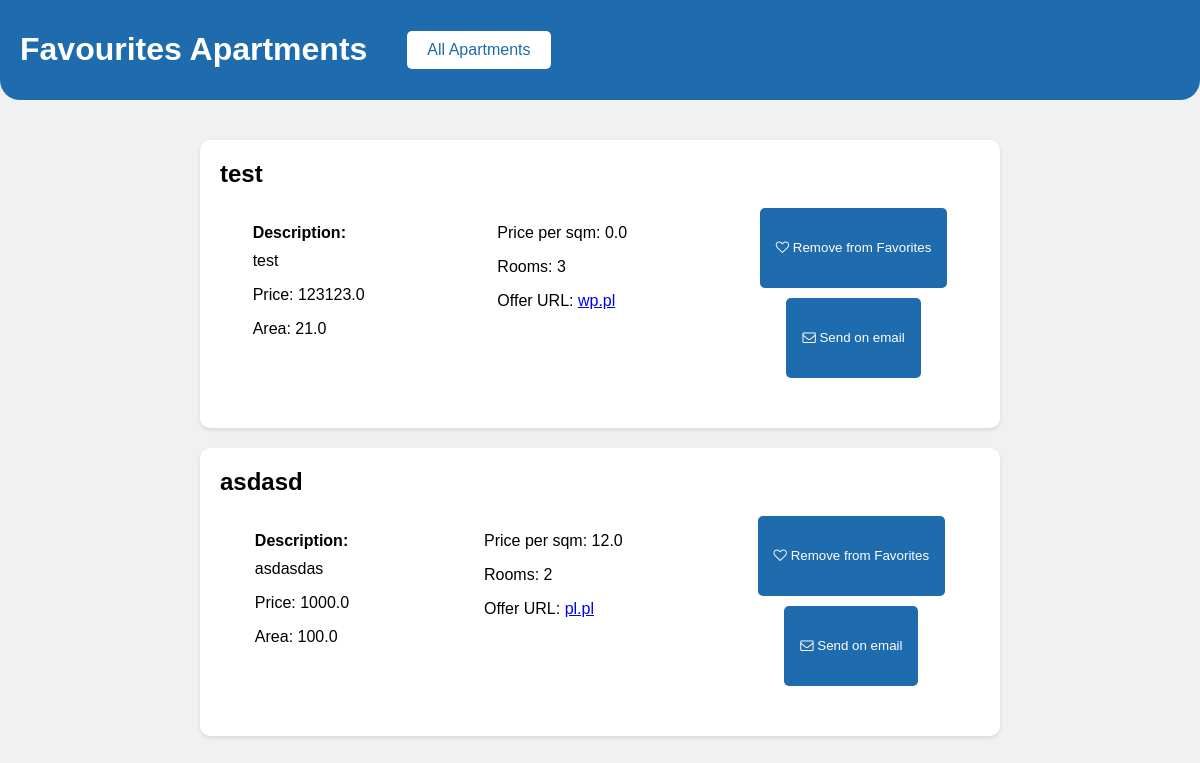
/favourites/, run on an earlier commit of the app's database.
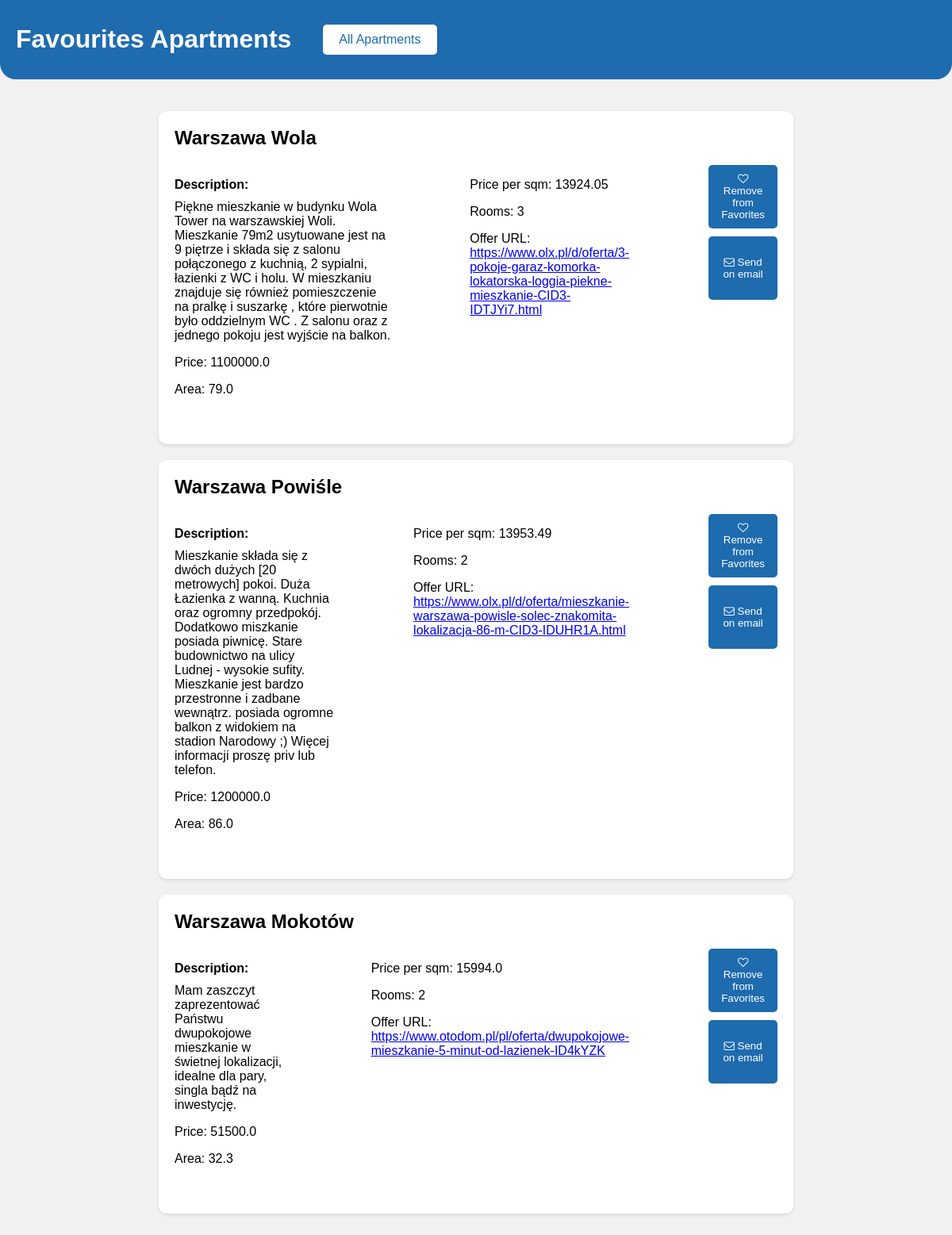
And on a later commit of the database.
### apartments/models.py (models this page shows, shortened)
class FavoriteApartment(models.Model):
    apartament = models.ForeignKey(
        Apartment, to_field="apartament_id", on_delete=models.CASCADE)

class Apartment(models.Model):
    apartament_id = models.TextField(default="", unique=True)
    place = models.TextField(default="")
    description = models.TextField(default="")
    price = models.FloatField(default=0.0)
    area = models.FloatField(default=0.0)
    price_per_m = models.FloatField(default=0.0)
    rooms = models.TextField(default="")
    offer_url = models.TextField(default="")

### apartments/views.py (the view)
# urls.py: path('favourites/', views.favourites_view, name='favourites'),
def favourites_view(request):
    favourite_apartments = FavoriteApartment.objects.select_related('apartament')
    return render(request, "apartments/favourites.html", {
        "favourite_apartments": favourite_apartments
    })

### apartments/templates/apartments/favourites.html (shortened to what this page needs)
<!DOCTYPE html>
<html>
<head>
    <link rel="stylesheet" href="https://cdnjs.cloudflare.com/ajax/libs/font-awesome/4.7.0/css/font-awesome.min.css">
</head>
<body>
    <div class="header">
        <h1>Favourites Apartments</h1>
        <div class="navigation">
            <a href="{% url '' %}">All Apartments</a>
        </div>
    </div>
    <div class="container">
        {% if favourite_apartments %}
            {% for favourite_apartment in favourite_apartments %}
            <div class="apartment">
                <h2>{{ favourite_apartment.apartament.place }}</h2>
                <div class="card-container">
                    <div>
                        <span><p class="property">Description:</p> {{ favourite_apartment.apartament.description }}</span>
                        <p>Price: {{ favourite_apartment.apartament.price }}</p>
                        <p>Area: {{ favourite_apartment.apartament.area }}</p>
                    </div>
                    <div>
                        <p>Price per sqm: {{ favourite_apartment.apartament.price_per_m }}</p>
                        <p>Rooms: {{ favourite_apartment.apartament.rooms }}</p>
                        <p>Offer URL: <a href="{{ favourite_apartment.apartament.offer_url }}">{{ favourite_apartment.apartament.offer_url }}</a></p>
                    </div>
                    <div class="button-container">
                        <button class="action-btn" onclick="removeFromFavorites('{{ favourite_apartment.id }}')">
                            <span class="fa fa-heart-o">
                            </span>
                            <span>
                                Remove from Favorites
                            </span>
                        </button>
                        <button class="action-btn" onclick="sendEmail('{{ favourite_apartment.id }}')">
                            <span class="fa fa-envelope-o"></span>
                            <span>Send on email</span>
                        </button>
                    </div>
                </div>
            </div>
            {% endfor %}
        {% else %}
            <p>No favourite apartments found.</p>
        {% endif %}
    </div>
</body>
</html>

What changed in the data, as far as the page shows it:
changed through a linked row, FavoriteApartment: apartament.place "test" → "Warszawa Wola"; apartament.description "test" → "Piękne mieszkanie w budynku Wola Tower na warszawskiej Woli. Mieszkanie 79m2 usytuowane jest na 9 piętrze i składa się z salonu połączonego z kuchnią, 2 sypialni, łazienki z WC i holu. W mieszkaniu znajduje się również pomieszczenie na pralkę i suszarkę , które pierwotnie było oddzielnym WC . Z salonu oraz z jednego pokoju jest wyjście na balkon."; apartament.price "123123.0" → "1100000.0"; apartament.area "21.0" → "79.0"; apartament.price_per_m "0.0" → "13924.05"; apartament.offer_url "wp.pl" → "https://www.olx.pl/d/oferta/3-pokoje-garaz-komorka-lokatorska-loggia-piekne-mieszkanie-CID3-IDTJYi7.html"
changed through a linked row, FavoriteApartment: apartament.place "asdasd" → "Warszawa Powiśle"; apartament.description "asdasdas" → "Mieszkanie składa się z dwóch dużych [20 metrowych] pokoi. Duża Łazienka z wanną. Kuchnia oraz ogromny przedpokój. Dodatkowo miszkanie posiada piwnicę. Stare budownictwo na ulicy Ludnej - wysokie sufity. Mieszkanie jest bardzo przestronne i zadbane wewnątrz. posiada ogromne balkon z widokiem na stadion Narodowy ;) Więcej informacji proszę priv lub telefon."; apartament.price "1000.0" → "1200000.0"; apartament.area "100.0" → "86.0"; apartament.price_per_m "12.0" → "13953.49"; apartament.offer_url "pl.pl" → "https://www.olx.pl/d/oferta/mieszkanie-warszawa-powisle-solec-znakomita-lokalizacja-86-m-CID3-IDUHR1A.html"
added FavoriteApartment: apartament.place "Warszawa Mokotów", apartament.description "Mam zaszczyt zaprezentować Państwu dwupokojowe mieszkanie w świetnej lokalizacji, idealne dla pary, singla bądź na inwestycję.", apartament.price "51500.0", apartament.area "32.3", apartament.price_per_m "15994.0", apartament.rooms "2", apartament.offer_url "https://www.otodom.pl/pl/oferta/dwupokojowe-mieszkanie-5-minut-od-lazienek-ID4kYZK"
